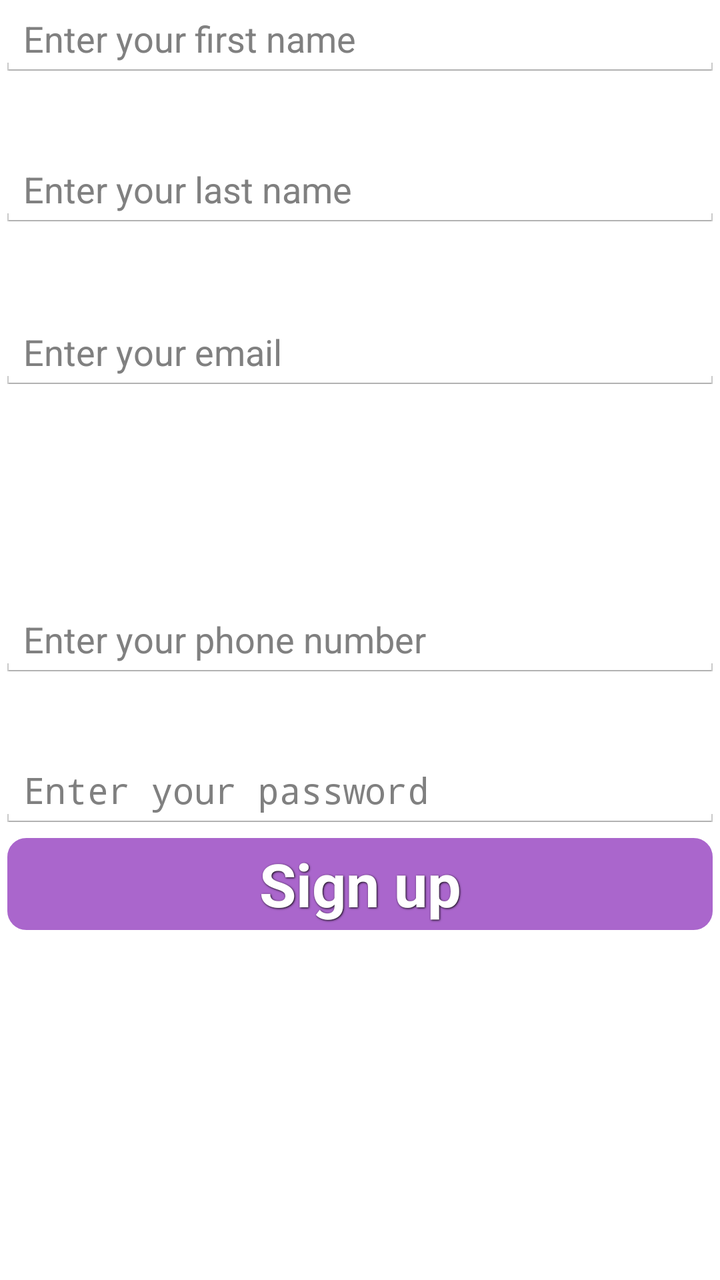
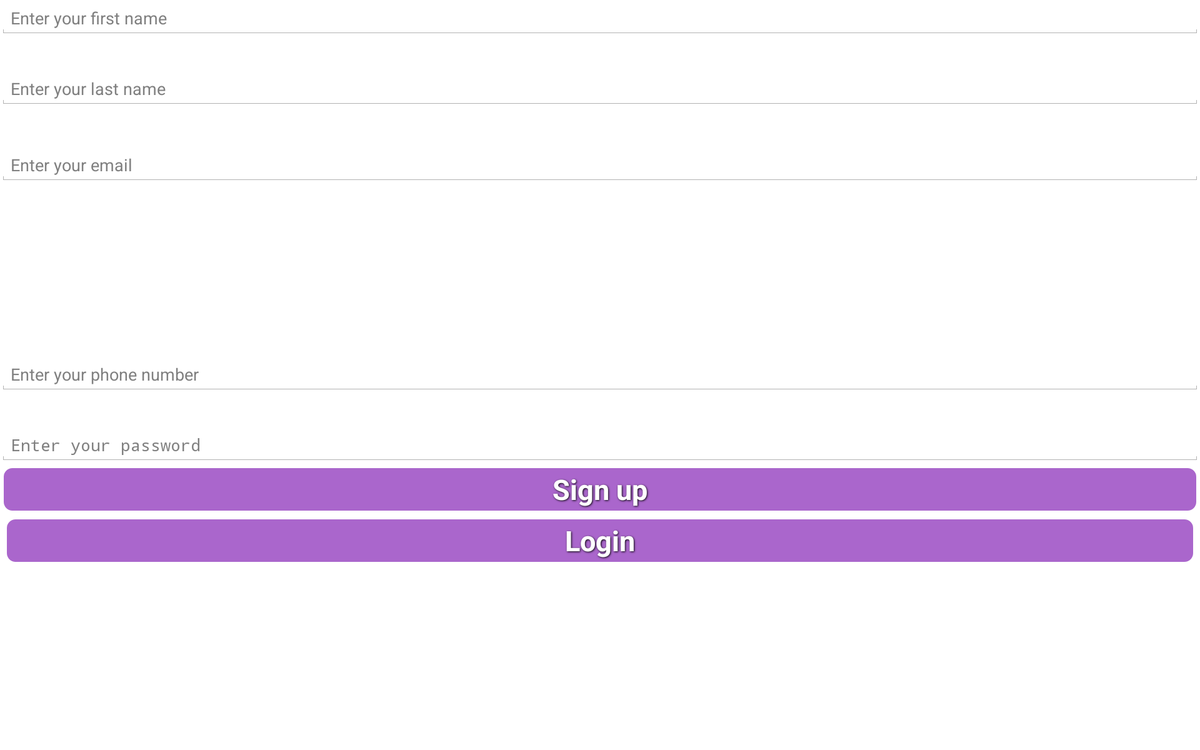

Compare how this app lays out the same screen by default and in its alternative resource folder. The renders come first, then the two layout files and the values they reference.
<!-- AndroidManifest.xml: application theme AppTheme -->
<!-- res/layout/register_page.xml -->
<RelativeLayout xmlns:android="http://schemas.android.com/apk/res/android"
    xmlns:tools="http://schemas.android.com/tools" android:layout_width="match_parent"
    android:layout_height="match_parent" android:paddingLeft="@dimen/activity_horizontal_margin"
    android:paddingRight="@dimen/activity_horizontal_margin"
    android:paddingTop="@dimen/activity_vertical_margin"
    android:paddingBottom="@dimen/activity_vertical_margin" tools:context=".Register">


    <EditText
        android:layout_width="wrap_content"
        android:layout_height="wrap_content"
        android:id="@+id/txtfirstname"
        android:layout_alignParentTop="true"
        android:layout_alignParentLeft="true"
        android:layout_alignParentStart="true"
        android:layout_alignParentRight="true"
        android:layout_alignParentEnd="true"
        android:hint="@string/firstname"/>

    <EditText
        android:layout_width="wrap_content"
        android:layout_height="wrap_content"
        android:id="@+id/txtlastname"
        android:layout_below="@+id/txtfirstname"
        android:layout_alignParentLeft="true"
        android:layout_alignParentStart="true"
        android:layout_marginTop="36dp"
        android:layout_alignRight="@+id/txtfirstname"
        android:layout_alignEnd="@+id/txtfirstname"
        android:hint="@string/lastname"/>

    <EditText
        android:layout_width="wrap_content"
        android:layout_height="wrap_content"
        android:inputType="textEmailAddress"
        android:ems="10"
        android:id="@+id/txtemail"
        android:layout_below="@+id/txtlastname"
        android:layout_alignParentLeft="true"
        android:layout_alignParentStart="true"
        android:layout_marginTop="42dp"
        android:layout_alignRight="@+id/txtlastname"
        android:layout_alignEnd="@+id/txtlastname"
        android:hint="@string/email"/>

    <EditText
        android:layout_width="wrap_content"
        android:layout_height="wrap_content"
        android:inputType="phone"
        android:ems="10"
        android:id="@+id/txtphone"
        android:layout_centerVertical="true"
        android:layout_alignParentLeft="true"
        android:layout_alignParentStart="true"
        android:layout_alignRight="@+id/txtemail"
        android:layout_alignEnd="@+id/txtemail"
        android:hint="@string/phone"/>

    <EditText
        android:layout_width="wrap_content"
        android:layout_height="wrap_content"
        android:inputType="textPassword"
        android:ems="10"
        android:id="@+id/txtpassword"
        android:layout_below="@+id/txtphone"
        android:layout_alignParentLeft="true"
        android:layout_alignParentStart="true"
        android:layout_marginTop="36dp"
        android:layout_alignRight="@+id/txtphone"
        android:layout_alignEnd="@+id/txtphone"
        android:hint="@string/enterpass"/>

    <Button
        android:layout_width="wrap_content"
        android:layout_height="wrap_content"
        android:text="@string/reg"
        android:background="@drawable/button_style"
        style="@style/button_text"
        android:id="@+id/btnSingup"
        android:layout_marginTop="80dp"
        android:layout_below="@+id/txtpassword"
        android:layout_alignParentLeft="true"
        android:layout_alignParentStart="true"
        android:layout_alignRight="@+id/txtpassword"
        android:layout_alignEnd="@+id/txtpassword" />

</RelativeLayout>
<!-- resources referenced by this layout -->
<resources>
  <!-- drawable button_style (drawable) -->
  <?xml version="1.0" encoding="utf-8" ?>
  <selector xmlns:android="http://schemas.android.com/apk/res/android">
      <item android:state_pressed="false" >
          <shape>
              <solid
                  android:color="#a6c" />
              <stroke
                  android:width="1dp"
                  android:color="#ffff" />
              <corners
                  android:radius="10dp" /> />
          </shape>
      </item>
      <item>
          <shape>
              <gradient
                  android:startColor="#a6c"
                  android:endColor="#a6c"
                  android:angle="270" />
              <stroke
                  android:width="1dp"
                  android:color="#ffff" />
              <corners
                  android:radius="10dp" /> />
          </shape>
      </item>
  </selector>
  <string name="email">Enter your email</string>
  <string name="enterpass">Enter your password</string>
  <string name="firstname">Enter your first name</string>
  <string name="lastname">Enter your last name</string>
  <string name="phone">Enter your phone number</string>
  <string name="reg">Sign up</string>
  <style name="button_text">
          <item name="android:layout_width">40dp</item>
          <item name="android:textColor">#ffffff</item>
          <item name="android:gravity">center</item>
          <item name="android:layout_margin">3dp</item>
          <item name="android:textSize">30dp</item>
          <item name="android:textStyle">bold</item>
          <item name="android:shadowColor">#000000</item>
          <item name="android:shadowDx">1</item>
          <item name="android:shadowDy">1</item>
          <item name="android:shadowRadius">2</item>
      </style>
  <style name="AppTheme" parent="android:Theme.Holo.Light.DarkActionBar">
          
          <item name="android:actionBarStyle">@style/MyActionBarTheme</item>
          <item name="android:popupMenuStyle">@style/MyActionBarTheme</item>
      </style>
  <style name="MyActionBarTheme" parent="android:style/Widget.Holo.Light.ActionBar">
          <item name="android:background">#A6C</item>
      </style>
</resources>
<!-- res/layout-xlarge/register_page.xml (the author's variant of the layout above) -->
<!-- drawn on a large tablet held sideways -->
<RelativeLayout xmlns:android="http://schemas.android.com/apk/res/android"
    xmlns:tools="http://schemas.android.com/tools" android:layout_width="match_parent"
    android:layout_height="match_parent" android:paddingLeft="@dimen/activity_horizontal_margin"
    android:paddingRight="@dimen/activity_horizontal_margin"
    android:paddingTop="@dimen/activity_vertical_margin"
    android:paddingBottom="@dimen/activity_vertical_margin" tools:context=".Register">


    <EditText
        android:layout_width="wrap_content"
        android:layout_height="wrap_content"
        android:id="@+id/txtfirstname"
        android:layout_alignParentTop="true"
        android:layout_alignParentLeft="true"
        android:layout_alignParentStart="true"
        android:layout_alignParentRight="true"
        android:layout_alignParentEnd="true"
        android:hint="@string/firstname"/>

    <EditText
        android:layout_width="wrap_content"
        android:layout_height="wrap_content"
        android:id="@+id/txtlastname"
        android:layout_below="@+id/txtfirstname"
        android:layout_alignParentLeft="true"
        android:layout_alignParentStart="true"
        android:layout_marginTop="36dp"
        android:layout_alignRight="@+id/txtfirstname"
        android:layout_alignEnd="@+id/txtfirstname"
        android:hint="@string/lastname"/>

    <EditText
        android:layout_width="wrap_content"
        android:layout_height="wrap_content"
        android:inputType="textEmailAddress"
        android:ems="10"
        android:id="@+id/txtemail"
        android:layout_below="@+id/txtlastname"
        android:layout_alignParentLeft="true"
        android:layout_alignParentStart="true"
        android:layout_marginTop="42dp"
        android:layout_alignRight="@+id/txtlastname"
        android:layout_alignEnd="@+id/txtlastname"
        android:hint="@string/email"/>

    <EditText
        android:layout_width="wrap_content"
        android:layout_height="wrap_content"
        android:inputType="phone"
        android:ems="10"
        android:id="@+id/txtphone"
        android:layout_centerVertical="true"
        android:layout_alignParentLeft="true"
        android:layout_alignParentStart="true"
        android:layout_alignRight="@+id/txtemail"
        android:layout_alignEnd="@+id/txtemail"
        android:hint="@string/phone"/>

    <EditText
        android:layout_width="wrap_content"
        android:layout_height="wrap_content"
        android:inputType="textPassword"
        android:ems="10"
        android:id="@+id/txtpassword"
        android:layout_below="@+id/txtphone"
        android:layout_alignParentLeft="true"
        android:layout_alignParentStart="true"
        android:layout_marginTop="36dp"
        android:layout_alignRight="@+id/txtphone"
        android:layout_alignEnd="@+id/txtphone"
        android:hint="@string/enterpass"/>

    <Button
        android:layout_width="wrap_content"
        android:layout_height="wrap_content"
        android:text="@string/reg"
        android:background="@drawable/button_style"
        style="@style/button_text"
        android:id="@+id/btnSingup"
        android:layout_marginTop="80dp"
        android:layout_below="@+id/txtpassword"
        android:layout_alignParentLeft="true"
        android:layout_alignParentStart="true"
        android:layout_alignRight="@+id/txtpassword"
        android:layout_alignEnd="@+id/txtpassword" />

    <Button
        style="@style/button_text"
        android:layout_width="wrap_content"
        android:layout_height="wrap_content"
        android:text="@string/login"
        android:background="@drawable/button_style"
        android:id="@+id/btnLogin"
        android:layout_below="@+id/btnSingup"
        android:layout_alignLeft="@+id/btnSingup"
        android:layout_alignStart="@+id/btnSingup"
        android:layout_alignRight="@+id/btnSingup"
        android:layout_alignEnd="@+id/btnSingup" />

</RelativeLayout>
<!-- resources referenced by the variant -->
<!-- as a large tablet held sideways resolves them -->
<resources>
  <!-- drawable button_style (drawable) -->
  <?xml version="1.0" encoding="utf-8" ?>
  <selector xmlns:android="http://schemas.android.com/apk/res/android">
      <item android:state_pressed="false" >
          <shape>
              <solid
                  android:color="#a6c" />
              <stroke
                  android:width="1dp"
                  android:color="#ffff" />
              <corners
                  android:radius="10dp" /> />
          </shape>
      </item>
      <item>
          <shape>
              <gradient
                  android:startColor="#a6c"
                  android:endColor="#a6c"
                  android:angle="270" />
              <stroke
                  android:width="1dp"
                  android:color="#ffff" />
              <corners
                  android:radius="10dp" /> />
          </shape>
      </item>
  </selector>
  <string name="email">Enter your email</string>
  <string name="enterpass">Enter your password</string>
  <string name="firstname">Enter your first name</string>
  <string name="lastname">Enter your last name</string>
  <string name="login">Login</string>
  <string name="phone">Enter your phone number</string>
  <string name="reg">Sign up</string>
  <style name="button_text">
          <item name="android:layout_width">40dp</item>
          <item name="android:textColor">#ffffff</item>
          <item name="android:gravity">center</item>
          <item name="android:layout_margin">3dp</item>
          <item name="android:textSize">30dp</item>
          <item name="android:textStyle">bold</item>
          <item name="android:shadowColor">#000000</item>
          <item name="android:shadowDx">1</item>
          <item name="android:shadowDy">1</item>
          <item name="android:shadowRadius">2</item>
      </style>
  <style name="AppTheme" parent="android:Theme.Holo.Light.DarkActionBar">
          
          <item name="android:actionBarStyle">@style/MyActionBarTheme</item>
          <item name="android:popupMenuStyle">@style/MyActionBarTheme</item>
      </style>
  <style name="MyActionBarTheme" parent="android:style/Widget.Holo.Light.ActionBar">
          <item name="android:background">#A6C</item>
      </style>
</resources>
